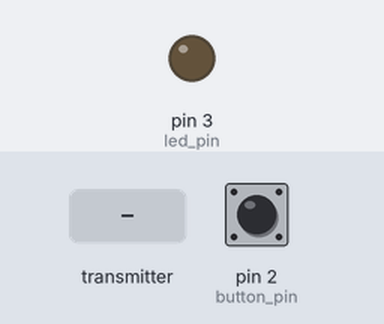
This sketch was run on a simulated Arduino Uno, built with avr-gcc and run on an emulated ATmega328P. Parts: output pins drawn as LEDs (lit = HIGH). The inputs (shaded band) are chosen by the test bench; at power-on: pin 2 (button_pin) LOW. No radio packets arrive unless stated.

Above: at 1.2 s.
1.3 s: the transmitter starts sending button_state = 1
At 2.1 s:
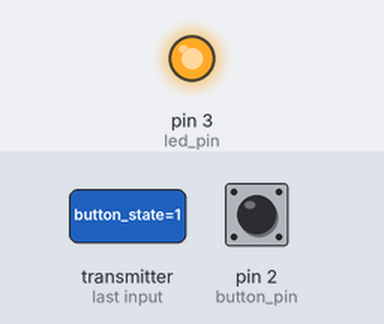
2.8 s: the transmitter starts sending button_state = 0
At 3.3 s:
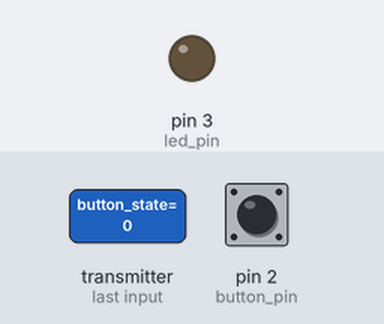
Timing chart, 0 to 5.8 s (numbered marks = the images above; inputs shaded):
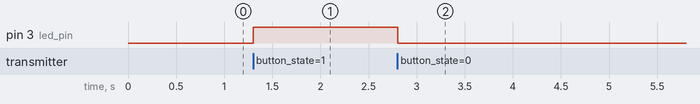

Measured:
- after the input at 1.3 s, pin 3 (led_pin): LOW → HIGH at once
- after the input at 2.8 s, pin 3 (led_pin): HIGH → LOW at once

The sketch:

example_2_second_arduino.ino
```cpp
#include <SPI.h>
#include <nRF24L01.h>
#include <RF24.h>

RF24 radio(9, 10); // CE, CSN
const byte addresses [][6] = {"00001", "00002"};    //Setting the two addresses. One for transmitting and one for receiving
int button_pin = 2;

boolean button_state = 0;
boolean button_state1 = 0;
int led_pin = 3;

void setup() {
  pinMode(led_pin, OUTPUT);
  Serial.begin(9600);
  radio.begin();                            //Starting the radio communication
  radio.openWritingPipe(addresses[0]);      //Setting the address at which we will send the data
  radio.openReadingPipe(1, addresses[1]);   //Setting the address at which we will receive the data
  radio.setPALevel(RF24_PA_MIN);            //You can set it as minimum or maximum depending on the distance between the transmitter and receiver.
}

void loop()
{
  delay(5);
  radio.startListening();                    //This sets the module as receiver
  if (radio.available())                     //Looking for incoming data
  {
    radio.read(&button_state, sizeof(button_state));
    if(button_state == HIGH)
  {
     digitalWrite(led_pin, HIGH);
  }
  else
  {
     digitalWrite(led_pin, LOW);
  }
  delay(5);

  radio.stopListening();                           //This sets the module as transmitter
  button_state1 = digitalRead(button_pin);
  radio.write(&button_state1, sizeof(button_state1));   //Sending the data
  }
}
```
